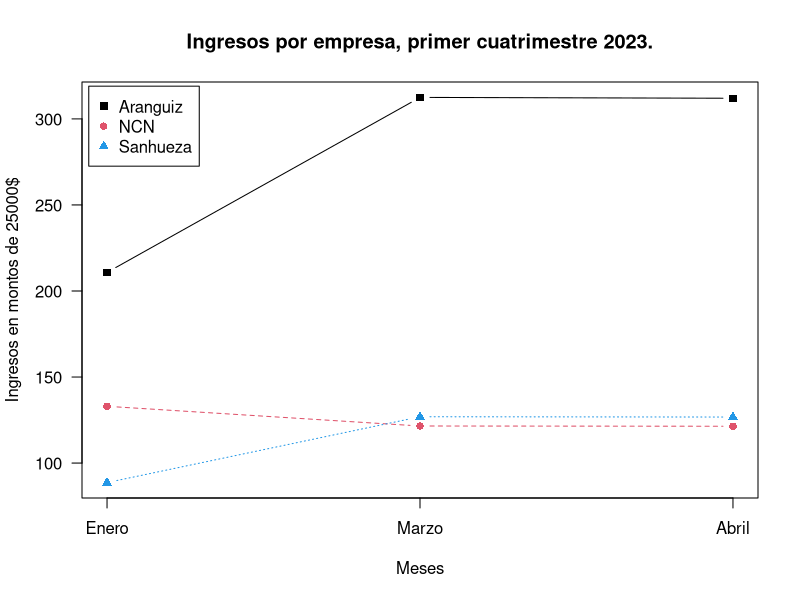

Here is the R script that generated this plot:
# Definir empresas y meses de operación
empresas <- c("Aranguiz", "NCN", "Sanhueza", "Valroa")
meses <- c("Enero", "Febrero", "Marzo", "Abril")

# Ingresos de empresas por meses en el recorrido Santa Bárbara -> Los Ángeles
# |        |Enero   |Febrero |Marzo   |Abril   |
# |Aranguiz|5270000 |4938000 |7812300 |7800000 |
# |NCN     |3324750 |3115800 |3038650 |3035000 |
# |Sanhueza|2216500 |2077200 |3173050 |3168750 |
# |Valroa  |10850000|10167250|15380250|15356250|

aranguiz <- c(5270000, 4938000, 7812300, 7800000)
ncn <- c(3324750, 3115800, 3038650, 3035000)
sanhueza <- c(2216500, 2077200, 3173050, 3168750)
valroa <- c(10850000, 10167250, 15380250, 15356250)

ingresos <- rbind(aranguiz, ncn, sanhueza, valroa)
colnames(ingresos) <- meses
rownames(ingresos) <- empresas

graph <- function(data, rows, cols, scale = 1000000, position = "topleft") {
  # Tomar solo un subconjunto de datos de la matriz
  data <- data[rows, cols, drop = FALSE]
  data <- data / scale

  # Información principal del gráfico
  matplot(
    seq_along(colnames(data)),
    t(data),
    type = "b",
    col = c(1, 2, 4, 6),
    pch = 15:20,
    xlab = "Meses",
    ylab = sprintf("Ingresos en montos de %d$", scale),
    xaxt = "n",
    yaxt = "n",
    main = "Ingresos por empresa, primer cuatrimestre 2023."
  )

  # Agregar leyenda al gráfico
  legend(
    position,
    inset = 0.01,
    legend = rownames(data),
    pch = 15:20,
    col = c(1, 2, 4, 6)
  )

  # Agregar los ejes manualmente para usar los nombres correctos
  axis(1, at = seq_along(colnames(data)), labels = colnames(data))
  axis(2, las = 2)
}

graph(
  ingresos,
  cols = (meses != "Febrero"),
  rows = (empresas != "Valroa"),
  scale = 25000
)
